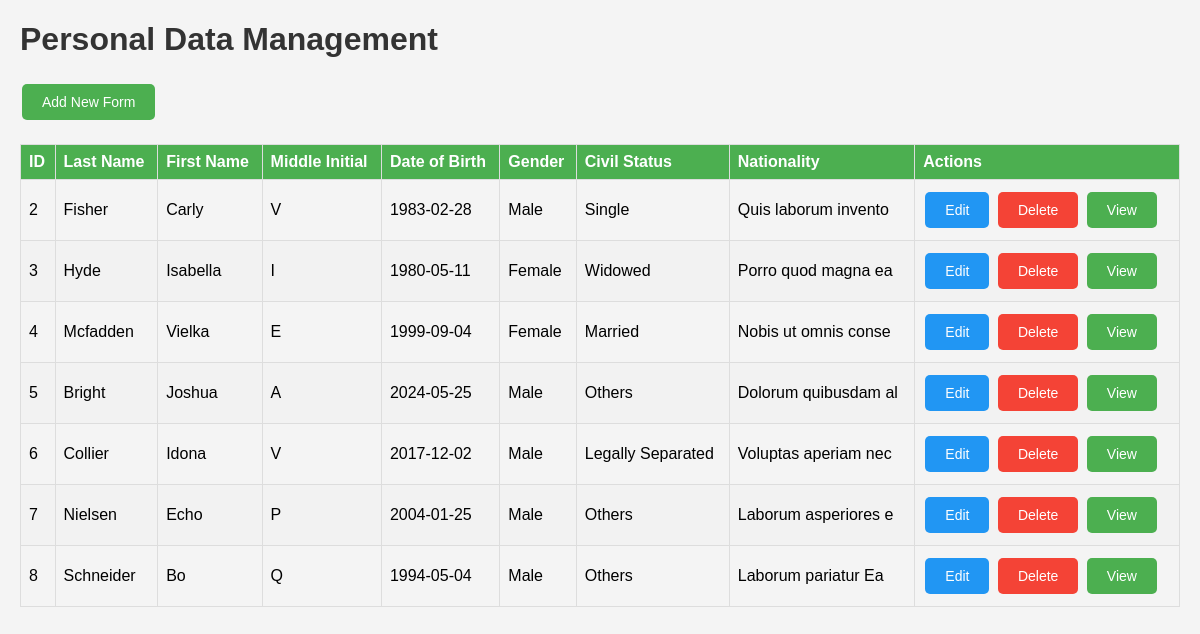
Page /dashboard.php on the committed database.
### tables this page shows
CREATE TABLE `personal_data` (
  `id` int(11) NOT NULL,
  `last_name` varchar(50) DEFAULT NULL,
  `first_name` varchar(50) DEFAULT NULL,
  `middle_initial` char(1) DEFAULT NULL,
  `date_of_birth` date DEFAULT NULL,
  `gender` enum('Male','Female') DEFAULT NULL,
  `civil_status` enum('Single','Married','Widowed','Legally Separated','Others') DEFAULT NULL,
  `other_civil_status` varchar(50) DEFAULT NULL,
  `tax_identification_number` varchar(15) DEFAULT NULL,
  `nationality` varchar(50) DEFAULT NULL,
  `religion` varchar(50) DEFAULT NULL,
  `place_of_birth_rm_flr_unit` varchar(50) DEFAULT NULL,
  `place_of_birth_house_lot_blk` varchar(50) DEFAULT NULL,
  `place_of_birth_street_name` varchar(100) DEFAULT NULL,
  `place_of_birth_subdivision` varchar(100) DEFAULT NULL,
  `place_of_birth_barangay` varchar(100) DEFAULT NULL,
  `place_of_birth_city` varchar(100) DEFAULT NULL,
  `place_of_birth_province` varchar(100) DEFAULT NULL,
  `place_of_birth_country` enum('Afghanistan','Albania','Algeria','Andorra','Angola','Antigua and Barbuda','Argentina','Armenia','Australia','Austria','Azerbaijan','Bahamas','Bahrain','Bangladesh','Barbados','Belarus','Belgium','Belize','Benin','Bhutan','Bolivia','Bosnia and Herzegovina','Botswana','Brazil','Brunei','Bulgaria','Burkina Faso','Burundi','Cambodia','Cameroon','Canada','Central African Republic','Chad','Chile','China','Colombia','Comoros','Congo','Costa Rica','Côte d''Ivoire','Croatia','Cuba','Cyprus','Czech Republic','Denmark','Djibouti','Dominica','Dominican Republic','Ecuador','Egypt','El Salvador','Equatorial Guinea','Eritrea','Estonia','Ethiopia','Fiji','Finland','France','Gabon','Gambia','Georgia','Germany','Ghana','Greece','Grenada','Guatemala','Guinea','Guinea-Bissau','Guyana','Haiti','Honduras','Hungary','Iceland','India','Indonesia','Iran','Iraq','Ireland','Israel','Italy','Jamaica','Japan','Jordan','Kazakhstan','Kenya','Kiribati','North Korea','South Korea','Kosovo','Kuwait','Kyrgyzstan','Laos','Latvia','Lebanon','Lesotho','Liberia','Libya','Lithuania','Luxembourg','Macedonia','Madagascar','Malawi','Malaysia','Maldives','Mali','Malta','Marshall Islands','Mauritania','Mauritius','Mexico','Micronesia','Moldova','Monaco','Mongolia','Montenegro','Morocco','Mozambique','Myanmar','Namibia','Nauru','Nepal','Netherlands','New Zealand','Nicaragua','Niger','Nigeria','Norway','Oman','Pakistan','Palau','Panama','Papua New Guinea','Paraguay','Peru','Philippines','Poland','Portugal','Qatar','Romania','Russia','Rwanda','Saint Kitts and Nevis','Saint Lucia','Saint Vincent and the Grenadines','Samoa','San Marino','Sao Tome and Principe','Saudi Arabia','Senegal','Serbia','Seychelles','Sierra Leone','Singapore','Sint Maarten','Slovakia','Slovenia','Solomon Islands','Somalia','South Africa','South Sudan','Spain','Sri Lanka','Sudan','Suriname','Swaziland','Sweden','Switzerland','Syria','Tajikistan','Tanzania','Thailand','Timor-Leste','Togo','Tonga','Trinidad and Tobago','Tunisia','Turkey','Turkmenistan','Tuvalu','Uganda','Ukraine','United Arab Emirates','United Kingdom','United States','Uruguay','Uzbekistan','Vanuatu','Vatican City','Venezuela','Vietnam','Yemen','Zambia','Zimbabwe') DEFAULT NULL,
  `place_of_birth_zip_code` varchar(10) DEFAULT NULL,
  `home_address_rm_flr_unit` varchar(50) DEFAULT NULL,
  `home_address_house_lot_blk` varchar(50) DEFAULT NULL,
  `home_address_street_name` varchar(100) DEFAULT NULL,
  `home_address_subdivision` varchar(100) DEFAULT NULL,
  `home_address_barangay` varchar(100) DEFAULT NULL,
  `home_address_city` varchar(100) DEFAULT NULL,
  `home_address_province` varchar(100) DEFAULT NULL,
  `home_address_country` enum('Afghanistan','Albania','Algeria','Andorra','Angola','Antigua and Barbuda','Argentina','Armenia','Australia','Austria','Azerbaijan','Bahamas','Bahrain','Bangladesh','Barbados','Belarus','Belgium','Belize','Benin','Bhutan','Bolivia','Bosnia and Herzegovina','Botswana','Brazil','Brunei','Bulgaria','Burkina Faso','Burundi','Cambodia','Cameroon','Canada','Central African Republic','Chad','Chile','China','Colombia','Comoros','Congo','Costa Rica','Côte d''Ivoire','Croatia','Cuba','Cyprus','Czech Republic','Denmark','Djibouti','Dominica','Dominican Republic','Ecuador','Egypt','El Salvador','Equatorial Guinea','Eritrea','Estonia','Ethiopia','Fiji','Finland','France','Gabon','Gambia','Georgia','Germany','Ghana','Greece','Grenada','Guatemala','Guinea','Guinea-Bissau','Guyana','Haiti','Honduras','Hungary','Iceland','India','Indonesia','Iran','Iraq','Ireland','Israel','Italy','Jamaica','Japan','Jordan','Kazakhstan','Kenya','Kiribati','North Korea','South Korea','Kosovo','Kuwait','Kyrgyzstan','Laos','Latvia','Lebanon','Lesotho','Liberia','Libya','Lithuania','Luxembourg','Macedonia','Madagascar','Malawi','Malaysia','Maldives','Mali','Malta','Marshall Islands','Mauritania','Mauritius','Mexico','Micronesia','Moldova','Monaco','Mongolia','Montenegro','Morocco','Mozambique','Myanmar','Namibia','Nauru','Nepal','Netherlands','New Zealand','Nicaragua','Niger','Nigeria','Norway','Oman','Pakistan','Palau','Panama','Papua New Guinea','Paraguay','Peru','Philippines','Poland','Portugal','Qatar','Romania','Russia','Rwanda','Saint Kitts and Nevis','Saint Lucia','Saint Vincent and the Grenadines','Samoa','San Marino','Sao Tome and Principe','Saudi Arabia','Senegal','Serbia','Seychelles','Sierra Leone','Singapore','Sint Maarten','Slovakia','Slovenia','Solomon Islands','Somalia','South Africa','South Sudan','Spain','Sri Lanka','Sudan','Suriname','Swaziland','Sweden','Switzerland','Syria','Tajikistan','Tanzania','Thailand','Timor-Leste','Togo','Tonga','Trinidad and Tobago','Tunisia','Turkey','Turkmenistan','Tuvalu','Uganda','Ukraine','United Arab Emirates','United Kingdom','United States','Uruguay','Uzbekistan','Vanuatu','Vatican City','Venezuela','Vietnam','Yemen','Zambia','Zimbabwe') DEFAULT NULL,
  `home_address_zip_code` varchar(10) DEFAULT NULL,
  `mobile_number` varchar(15) DEFAULT NULL,
  `email_address` varchar(100) DEFAULT NULL,
  `telephone_number` varchar(15) DEFAULT NULL,
  `father_last_name` varchar(50) DEFAULT NULL,
  `father_first_name` varchar(50) DEFAULT NULL,
  `father_middle_name` varchar(50) DEFAULT NULL,
  `mother_last_name` varchar(50) DEFAULT NULL,
  `mother_first_name` varchar(50) DEFAULT NULL,
  `mother_middle_name` varchar(50) DEFAULT NULL
);

### dashboard.php (the view, shortened to what this page needs)
<?php
$servername = "localhost";
$username = "root";
$password = "";
$dbname = "personal_data_db";
$conn = new mysqli($servername, $username, $password, $dbname);
$sql = "SELECT * FROM personal_data";
$result = $conn->query($sql);
?>
<!DOCTYPE html>
<html lang="en">
<head>
</head>
<body>
<h1>Personal Data Management</h1>
<form action="index.php" method="get">
    <input type="submit" class="button" value="Add New Form">
</form>
<table>
    <thead>
        <tr>
            <th>ID</th>
            <th>Last Name</th>
            <th>First Name</th>
            <th>Middle Initial</th>
            <th>Date of Birth</th>
            <th>Gender</th>
            <th>Civil Status</th>
            <th>Nationality</th>
            <th>Actions</th>
        </tr>
    </thead>
    <tbody>
    <?php
    if ($result->num_rows > 0) {
        while($row = $result->fetch_assoc()) {
            echo "<tr>
                    <td>" . htmlspecialchars($row["id"]) . "</td>
                    <td>" . htmlspecialchars($row["last_name"]) . "</td>
                    <td>" . htmlspecialchars($row["first_name"]) . "</td>
                    <td>" . htmlspecialchars($row["middle_initial"]) . "</td>
                    <td>" . htmlspecialchars($row["date_of_birth"]) . "</td>
                    <td>" . htmlspecialchars($row["gender"]) . "</td>
                    <td>" . htmlspecialchars($row["civil_status"]) . "</td>
                    <td>" . htmlspecialchars($row["nationality"]) . "</td>
                    <td>
                        <form action='edit_item.php' method='get' style='display:inline;'>
                            <input type='hidden' name='id' value='" . htmlspecialchars($row["id"]) . "'>
                            <input type='submit' class='button edit-button' value='Edit'>
                        </form>
                        <form action='delete_item.php' method='post' style='display:inline;'>
                            <input type='hidden' name='id' value='" . htmlspecialchars($row["id"]) . "'>
                            <input type='submit' class='button delete-button' value='Delete'>
                        </form>
                        <form action='view.php' method='get' style='display:inline;'>
                            <input type='hidden' name='id' value='" . htmlspecialchars($row["id"]) . "'>
                            <input type='submit' class='button' value='View'>
                        </form>
                    </td>
                </tr>";
        }
    } else {
        echo "<tr><td colspan='9'>No entries found</td></tr>";
    }
    ?>
</tbody>
</table>
</body>
</html>

### dashboard.php (style rules this page uses)
body { font-family: Arial, sans-serif; margin: 20px; background-color: #f4f4f4; }
h1 { color: #333; }
.button { background-color: #4CAF50; border: none; color: white; padding: 10px 20px; text-align: center; text-decoration: none; display: inline-block; font-size: 14px; margin: 4px 2px; cursor: pointer; border-radius: 5px; transition: background-color 0.3s; }
.edit-button { background-color: #2196F3; }
.delete-button { background-color: #f44336; }
table { width: 100%; border-collapse: collapse; margin-top: 20px; }
th, td { border: 1px solid #ddd; padding: 8px; text-align: left; }
th { background-color: #4CAF50; color: white; }
tr:nth-child(even) { background-color: #f2f2f2; }

### rows in the picture
personal_data: id "2", last_name "Fisher", first_name "Carly", middle_initial "V", date_of_birth "1983-02-28", gender "Male", civil_status "Single", nationality "Quis laborum invento"
personal_data: id "3", last_name "Hyde", first_name "Isabella", middle_initial "I", date_of_birth "1980-05-11", gender "Female", civil_status "Widowed", nationality "Porro quod magna ea"
personal_data: id "4", last_name "Mcfadden", first_name "Vielka", middle_initial "E", date_of_birth "1999-09-04", gender "Female", civil_status "Married", nationality "Nobis ut omnis conse"
personal_data: id "5", last_name "Bright", first_name "Joshua", middle_initial "A", date_of_birth "2024-05-25", gender "Male", civil_status "Others", nationality "Dolorum quibusdam al"
personal_data: id "6", last_name "Collier", first_name "Idona", middle_initial "V", date_of_birth "2017-12-02", gender "Male", civil_status "Legally Separated", nationality "Voluptas aperiam nec"
personal_data: id "7", last_name "Nielsen", first_name "Echo", middle_initial "P", date_of_birth "2004-01-25", gender "Male", civil_status "Others", nationality "Laborum asperiores e"
personal_data: id "8", last_name "Schneider", first_name "Bo", middle_initial "Q", date_of_birth "1994-05-04", gender "Male", civil_status "Others", nationality "Laborum pariatur Ea"
